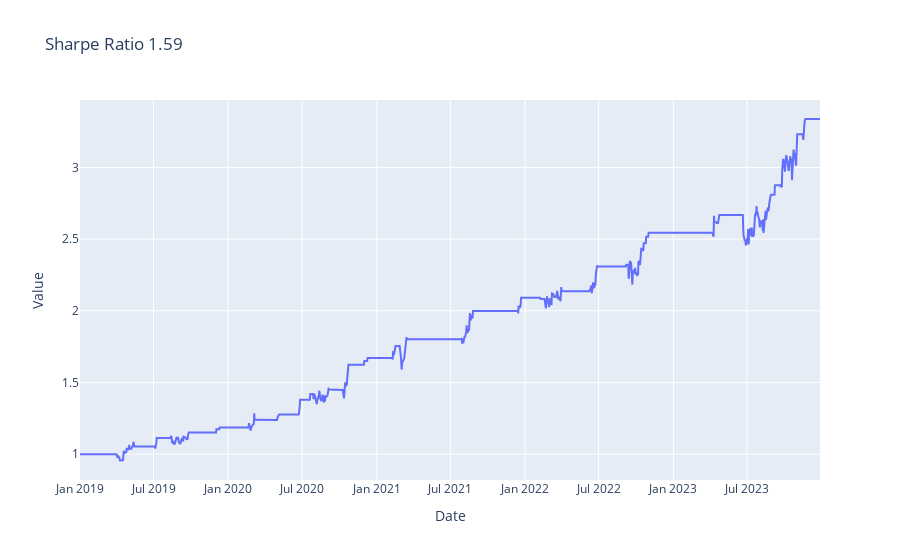

The notebook cell this image was saved under:
### Markdown cell above
#### Baseline trading policies

### Code cell
trader = ag.Trading(train,test)
threshold_policy = bp.ThresholdTradingPolicy(enter_long = mu-0.3*sigma, exit_long=mu-0.05*sigma, enter_short = mu+0.3*sigma, exit_short = mu+0.05*sigma)
bt = btest.Backtester(trader, threshold_policy)
bt.summary()

### Figure 1 — Plotly figure (JSON) as saved in the notebook; plotly's stock layout.template omitted (floating-point values rounded to 4 significant figures; data arrays with more than 128 entries replaced by an {"elided": "..."} marker saying what was removed)
{"data": [{"mode": "lines", "type": "scatter", "x": {"elided": "1303 str values"}, "y": {"elided": "1303 float values"}}], "layout": {"title": {"text": "Sharpe Ratio 1.59"}, "xaxis": {"title": {"text": "Date"}}, "yaxis": {"title": {"text": "Value"}}}}
